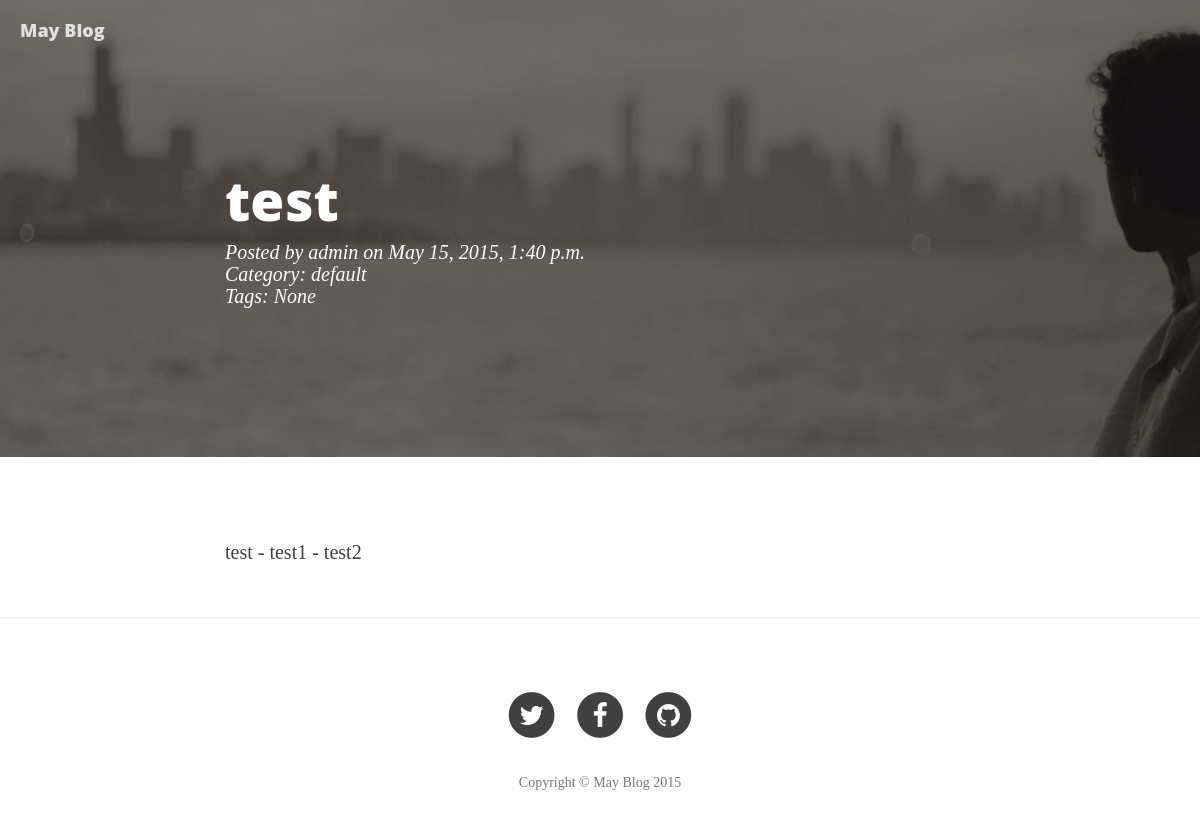
The page /post/25 on the database its author committed.
### main/models.py (models this page shows, shortened)
class Post(models.Model):
    title = models.CharField(max_length=256, default='new blog')
    abstract = models.TextField(null=True, blank=True)
    raw = models.TextField()
    pub_time = models.DateTimeField(auto_now_add=True)
    update_time = models.DateTimeField(auto_now=True)
    content_html = models.TextField()
    author = models.ForeignKey(User)
    tags = models.ManyToManyField('Tag')
    catagory = models.ForeignKey('Catagory', null=True, blank=True)
    is_draft = models.BooleanField(default=False)

class Catagory(models.Model):
    name = models.CharField(max_length=256)

### main/views.py (the view)
# urls.py: url(r'^post/(?P<pk>[0-9]+)$', views.Post.as_view(), name='post'),
class Post(View):
    template_name = 'main/post.html'
    def get(self, request, pk):
        try:
            pk = int(pk)
            post = models.Post.objects.get(pk=pk)
        except models.Post.DoesNotExist:
            raise Http404
        data = {'post':post}
        tags = post.tags.all()
        data['tags'] = tags
        comment_type = settings.MAY_BLOG['COMMENT_TYPE']
        comment_type_id = settings.MAY_BLOG['COMMENT_OPT'].get(comment_type)
        if not comment_type_id:
            comment_script = 'no comment script for {0}'.format(comment_type)
        else:
            comment_func = misc.get_comment_func(comment_type)
            post_url = request.build_absolute_uri()
            comment_script = comment_func(request, comment_type_id, post.id, post.title, post_url)
        data['comment_script'] = comment_script
        return render(request, self.template_name, data)

### main/misc.py (called while the page is built)
def get_comment_func(comment_type):
    if comment_type == 'duoshuo':
        return duoshuo_comment
    else:
        return None

def duoshuo_comment(request, duoshuo_id, post_id, post_title, post_url):
    template_name = 'main/misc/duoshuo.html'
    template = loader.get_template(template_name)
    data = {
        'duoshuo_id': duoshuo_id,
        'post_id': post_id,
        'post_title': post_title,
        'post_url': post_url,
    }
    context = RequestContext(request, data)
    return template.render(context)

### templates/main/post.html (shortened to what this page needs)
{% extends 'base.html' %}
{% load static %}
{% block header %}
<header class="intro-header" style="background-image: url('{% static 'img/about-bg.jpg' %} ')">
        <div class="container">
            <div class="row">
                <div class="col-lg-8 col-lg-offset-2 col-md-10 col-md-offset-1">
                    <div class="post-heading">
                        <h1>{{post.title}}</h1>
                        <span class="meta">Posted by <a href="#">{{post.author}}</a> on {{post.pub_time}}</span>
                        <span class="meta">Category:
                        {% if post.catagory %}
                            <a href="{% url 'main:index' %}?catagory={{post.catagory.id}}">{{post.catagory.name}}</a>
                        {% else %}
                            None
                        {% endif %}
                        </span>
                        <span class="meta">Tags:
                        {% for tag in tags %}
                            <a href="{% url 'main:index' %}?tag={{tag.id}}">{{tag.name}}</a>{% if not forloop.last%},  {% endif %}
                        {% empty %}
                            None
                        {% endfor %}
                        </span>
                    </div>
                </div>
            </div>
        </div>
    </header>
{% endblock %}
{% block main %}
    <article>
        <div class="container">
            <div class="row">
                <div class="col-lg-8 col-lg-offset-2 col-md-10 col-md-offset-1">
                    {{post.content_html|safe}}
                </div>
            </div>
        </div>
    </article>
    <hr>
    <article>
        <div class="container">
            <div class="row">
                <div class="col-lg-8 col-lg-offset-2 col-md-10 col-md-offset-1">
                </div>
            </div>
        </div>
    </article>
{% endblock %}

### rows shown on the page
Post: title "test", author "admin", pub_time "May 15, 2015, 1:40 p.m.", catagory.name "default", content_html "test - test1 - test2"
